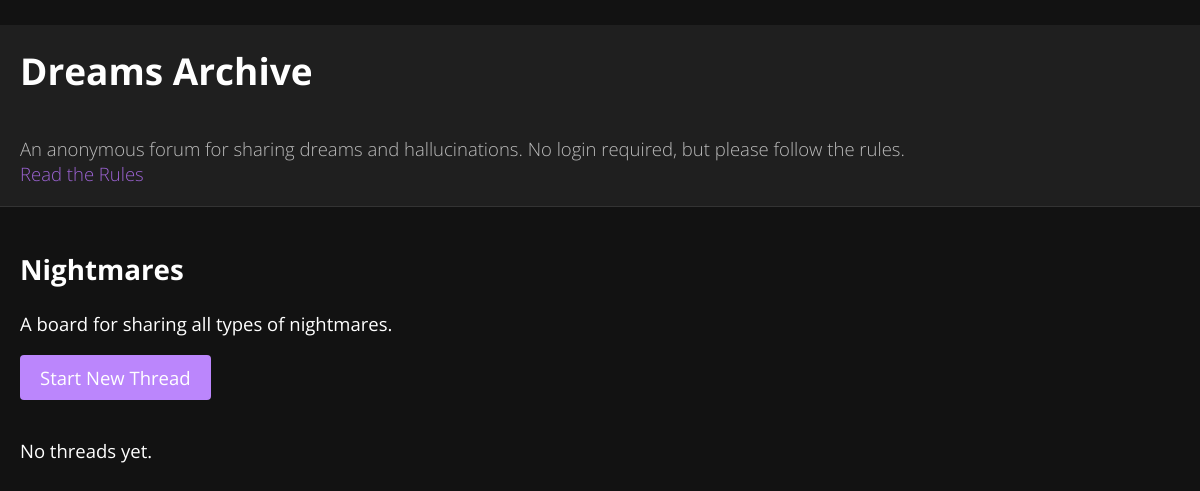
/board/3, run on the app's committed database.
### app/models.py (models this page shows, shortened)
class Board(db.Model):
    id = db.Column(db.Integer, primary_key=True)
    name = db.Column(db.String(100), unique=True, nullable=False)
    description = db.Column(db.Text, nullable=False)
    is_static = db.Column(db.Boolean, default=False)

### app/routes.py (the view)
@main_blueprint.route('/board/<int:board_id>')
def thread_list(board_id):
    board = Board.query.get_or_404(board_id)
    threads = board.threads.order_by(Thread.created_at.desc()).all()
    return render_template('threads.html', board=board, threads=threads)

### app/templates/threads.html (shortened to what this page needs)
﻿{% extends 'base.html' %}
{% block content %}
<h2>{{ board.name }}</h2>
<p>{{ board.description }}</p>
<a class='btn' href='{{ url_for("main.new_thread", board_id=board.id) }}'>Start New Thread</a>
<ul>
    {% if threads|length == 0 %}
    <li>No threads yet.</li>
    {% endif %}
</ul>
{% endblock %}

### app/static/css/styles.css (style rules this page uses)
a { color: #9c63d3; text-decoration: none; }
ul { list-style-type: none; padding-left: 0; }
li { margin-bottom: 15px; }
.btn { display: inline-block; padding: 10px 20px; background-color: #bb86fc; color: #ffffff; text-decoration: none; border-radius: 4px; margin-bottom: 20px; }

### data on the page
Board: name "Nightmares", description "A board for sharing all types of nightmares."
